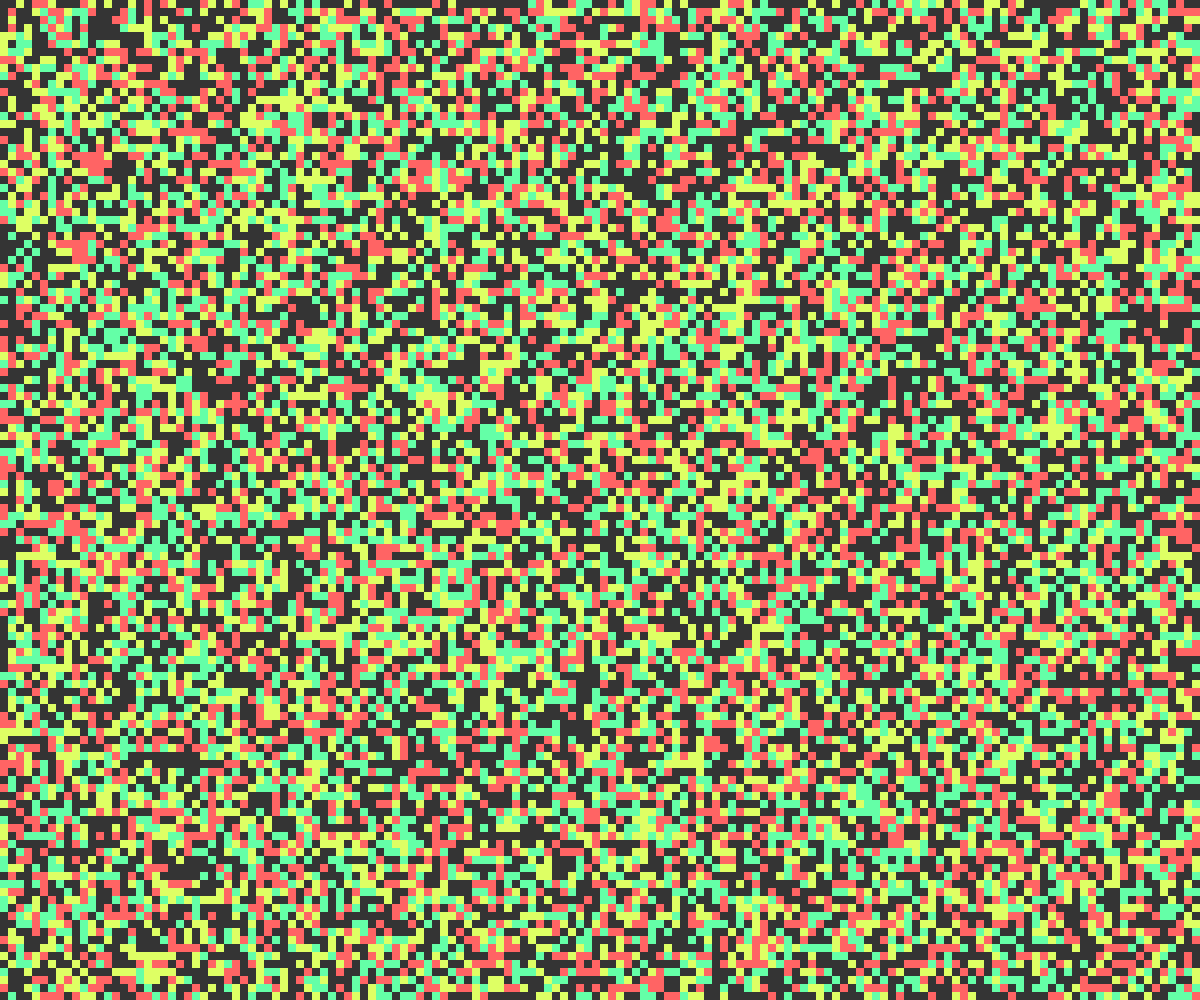
Frame 1 (no input)
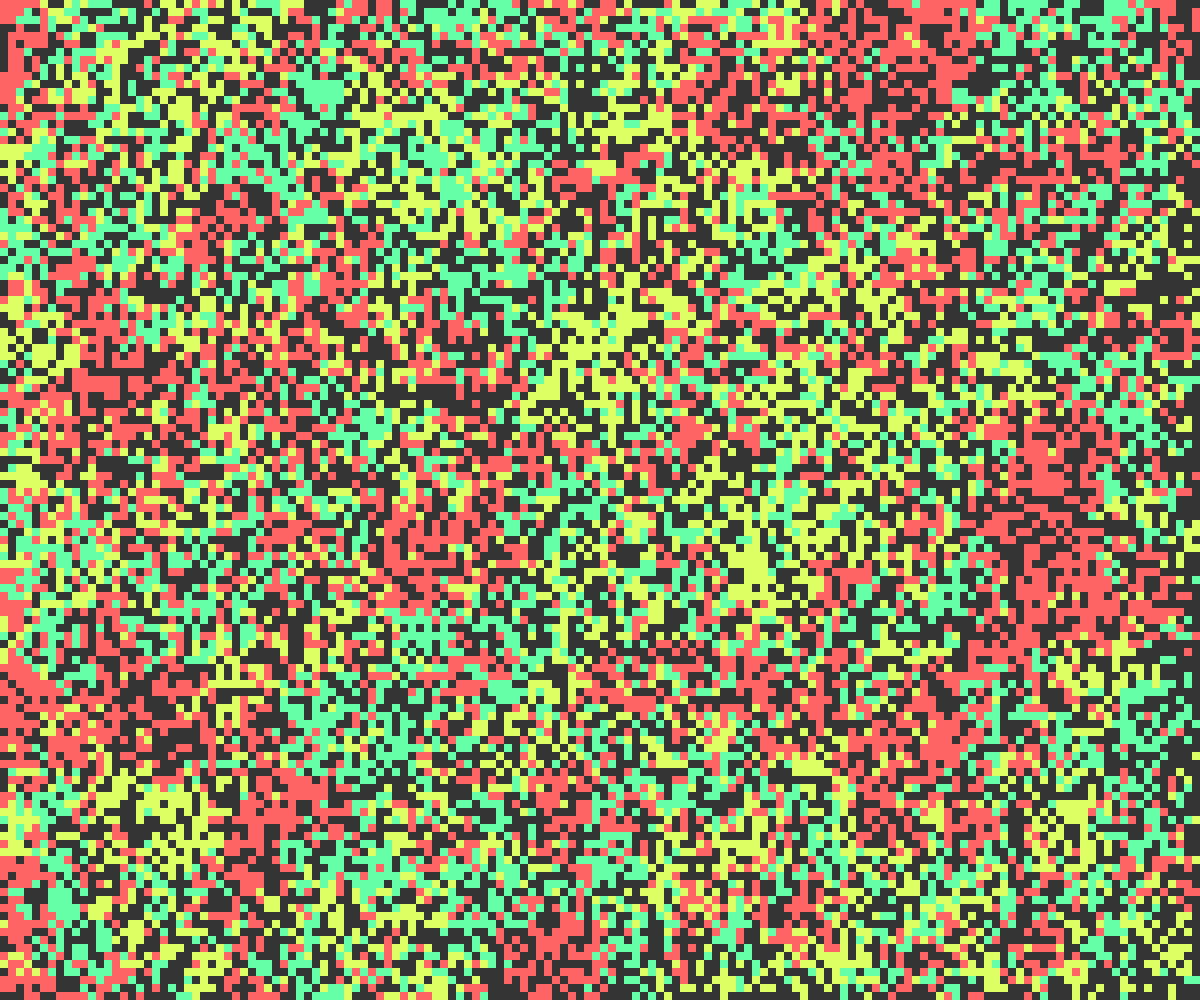
Frame 60 (no input)
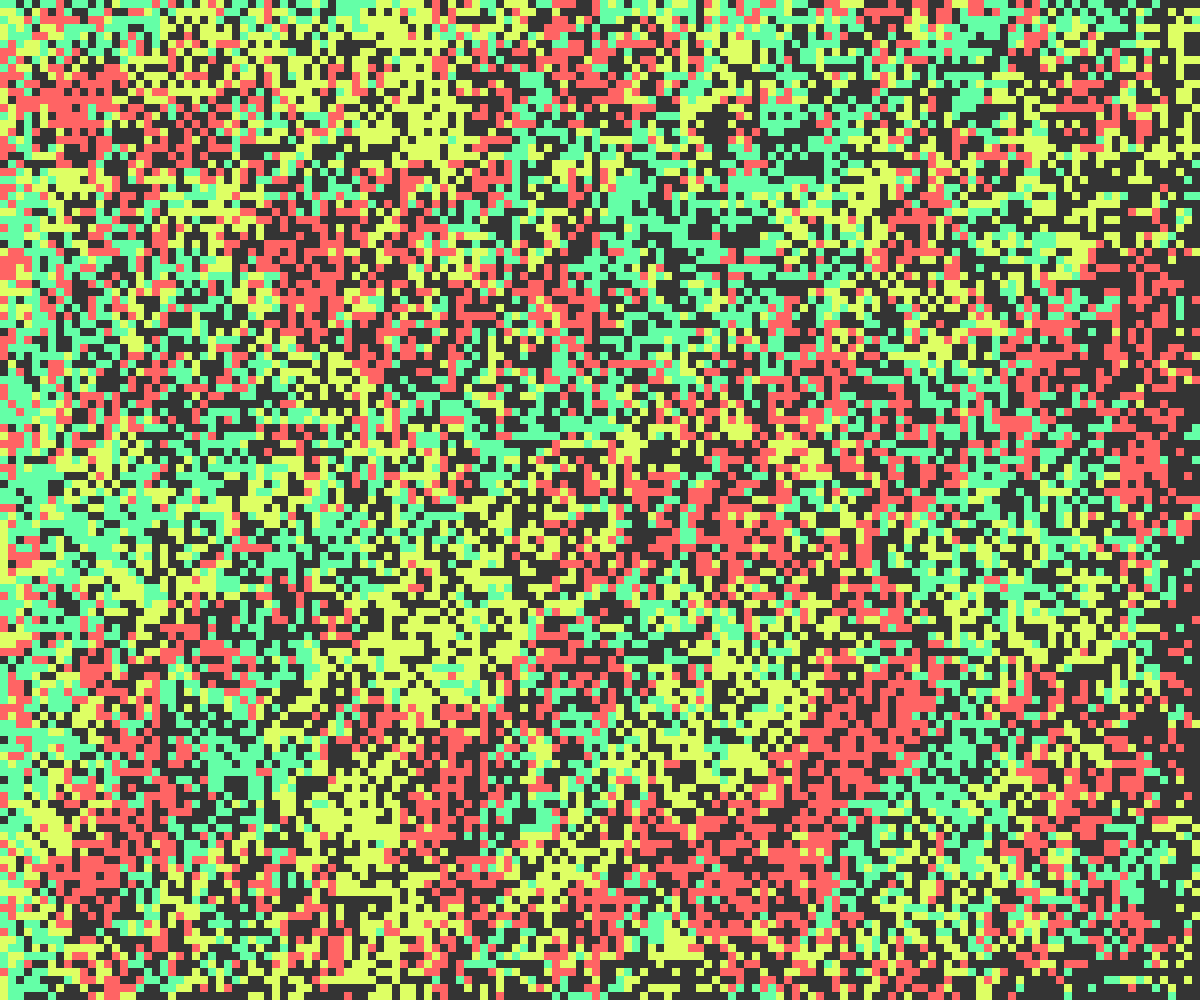
Frame 120 (the mouse pressed at the canvas centre since frame 60)

The p5.js sketch that drew these frames (run headless with seeded random() and noise() and a simulated clock; from frame 60 on, the mouse is pressed at the canvas centre):

// p5.js sketch
// ── sketch.js
const scale = 8;
const moveChance = 0.9;

var grid = [];
let bug;

function setup (){
  createCanvas (windowWidth, windowHeight);
  colorMode(HSB, 255, 255, 255, 255)

  for (var i = 0; i < width/scale; i++){
    grid[i] = [];

    for (var j = 0; j < height/scale; j++){
      type = int(random(5))
      if (type <= 2){
        grid[i][j] = new Bug(i, j, type);
      } else {
        grid[i][j] = 0;
      }
    }
  }
}

function draw(){
  background(52);
  noStroke();

  updateGrid();
  drawGrid();
}

function updateGrid() {
  for (var i = 0; i < width/scale; i++){
    for (var j = 0; j < height/scale; j++){
      if (grid[i][j] != 0){
        if (chance(moveChance)){
          grid[i][j].move();
        }
      }
    }
  }
}

function drawGrid() {
  for (var i = 0; i < width/scale; i++){
    for (var j = 0; j < height/scale; j++){
      if (grid[i][j] != 0){
        grid[i][j].display();
      }
    }
  }
}

function mouseClicked() {
  grid[int(mouseX/scale)][int(mouseX/scale)] = new Bug(int(mouseX/scale), int(mouseY/scale), 0);
}

function chance(p) {
  if (random(1) < p){
    return true;
  }

  return false;
}

class Bug {
  constructor(x, y, t) {
    this.x = x;
    this.y = y;
    this.type = t;
    this.color = color(map(this.type, 0, 3, 0, 155), 155, 255);
  }

  display() {
    fill(this.color);
    rect(this.x*scale, this.y*scale, scale, scale);
  }

  move() {
    var xMoves;
    if (this.x <= 0){
      xMoves = [0, 1];
    } else if (this.x >= int(width/scale)-1){
      xMoves = [-1, 0];
    } else {
      xMoves = [-1, 0, 1];
    }

    var yMoves;
    if (this.y <= 0){
      yMoves = [0, 1];
    } else if (this.y >= int(height/scale)-1){
      yMoves = [-1, 0];
    } else {
      yMoves = [-1, 0, 1];
    }

    var dX = this.x + random(xMoves);
    var dY = this.y + random(yMoves);
    if (grid[dX][dY] != 0) {
      if (this.beats(grid[dX][dY]))
        grid[dX][dY].type = this.type;
    } else {
      let Carl = new Bug(dX, dY, this.type);
      grid[dX][dY] = Carl;
      
      grid[this.x][this.y] = 0;
    }
    
  }

  beats(b) {
    if (this.type == 2 && b.type == 0) {
      return true;
    } else if (b.type == this.type + 1) {
      return true;
    } else {
      return false;
    }
  }
  
}
